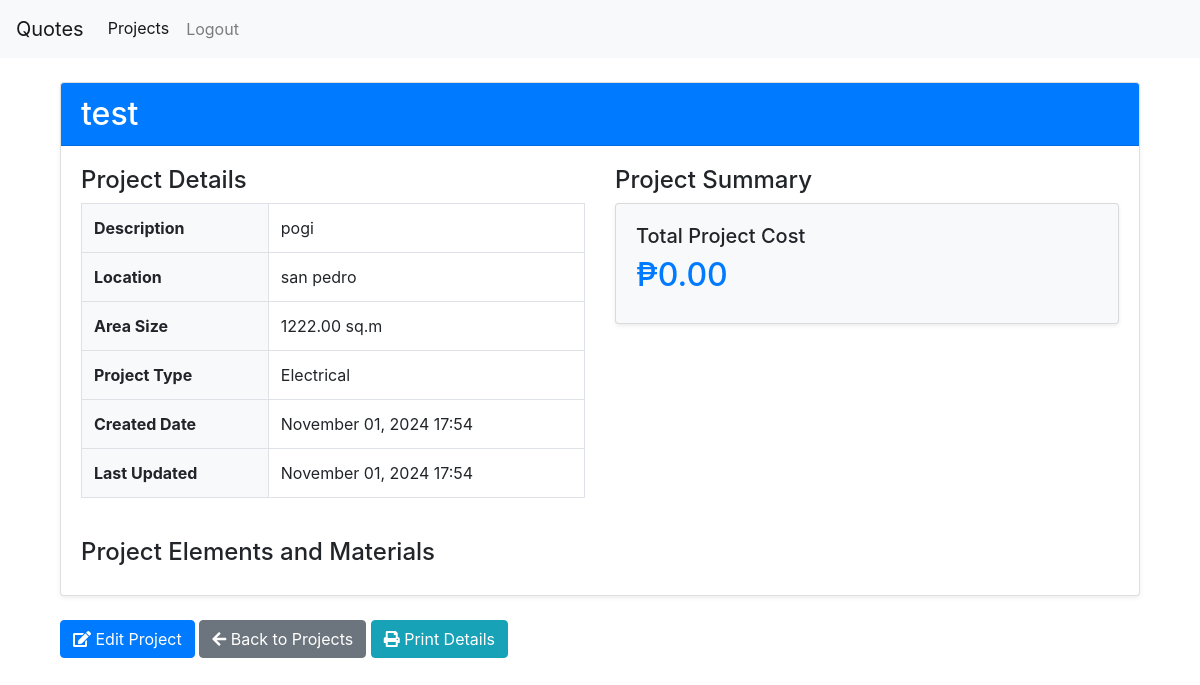
Screenshot of /quotes/projects/9/detail/ (signed in) with the database file from the repository.
### quotes/models.py (models this page shows, shortened)
class Project(models.Model):
    STATUS_CHOICES = (
        ('pending', 'Pending'),
        ('approved', 'Approved'),
        ('declined', 'Declined'),
        ('completed', 'Completed'),
    )
    PROJECT_TYPES = (
        ('framing', 'Framing'),
        ('window_and_door_installation', 'Window and Door Installation'),
        ('electrical', 'Electrical'),
        ('plumbing', 'Plumbing'),
    )
    PROJECT_ELEMENTS = (
        ('exterior_wall_framing', 'Exterior Wall Framing'),
        ('roof_framing', 'Roof Framing'),
        ('door_framing', 'Door Framing'),
        ('barn_door', 'Barn Door'),
        ('sliding_door', 'Sliding Door'),
        ('light_switches', 'Light Switches'),
        ('main_panel', 'Main Panel'),
        ('shower_fixture', 'Shower Fixture'),
        ('toilet_installation', 'Toilet Installation')
    )
    user = models.ForeignKey(User, on_delete=models.CASCADE)
    title = models.CharField(max_length=200)
    description = models.TextField(blank=True)
    location = models.CharField(max_length=200, blank=False)
    status = models.CharField(
        max_length=20,
        choices=STATUS_CHOICES,
        default='pending'
    )
    project_type = models.CharField(max_length=100, choices=PROJECT_TYPES)
    area_size = models.DecimalField(max_digits=10, decimal_places=2, help_text="Area size in square meters")
    project_element = models.CharField(max_length=100, choices=PROJECT_ELEMENTS)
    created_at = models.DateTimeField(auto_now_add=True)
    updated_at = models.DateTimeField(auto_now=True)
    class Meta:
        ordering = ['-created_at']

### quotes/views.py (the view, shortened to what this page needs)
# urls.py: path('projects/<int:project_id>/detail/', views.project_detail, name='project_detail'),
@login_required
@login_required
def project_detail(request, project_id):
    project = get_object_or_404(Project, id=project_id)
    project_elements = project.projectelement_set.prefetch_related(
        'materials')  # Adjust this line based on your actual related name
    elements_data = []
    total_project_cost = 0
    context = {
        'project': project,
        'elements_data': elements_data,
        'total_project_cost': total_project_cost
    }
    return render(request, 'quotes/project_detail.html', context)

### templates/quotes/project_detail.html (shortened to what this page needs)
{% extends 'core/base.html' %}
{% block content %}
<div class="container mt-4">
    <div class="card">
        <div class="card-header bg-primary text-white">
            <h2 class="mb-0">{{ project.title }}</h2>
        </div>
        <div class="card-body">
            <div class="row mb-4">
                <div class="col-md-6">
                    <h4>Project Details</h4>
                    <table class="table table-bordered">
                        <tr>
                            <th>Description</th>
                            <td>{{ project.description }}</td>
                        </tr>
                        <tr>
                            <th>Location</th>
                            <td>{{ project.location }}</td>
                        </tr>
                        <tr><tr>
                            <th>Area Size</th>
                            <td>{{ project.area_size }} sq.m</td>
                        </tr>
                        <tr>
                            <th>Project Type</th>
                            <td>{{ project.get_project_type_display }}</td>
                        </tr>
                        <tr>
                            <th>Created Date</th>
                            <td>{{ project.created_at|date:"F d, Y H:i" }}</td>
                        </tr>
                        <tr>
                            <th>Last Updated</th>
                            <td>{{ project.updated_at|date:"F d, Y H:i" }}</td>
                        </tr>
                    </table>
                </div>
                <div class="col-md-6">
                    <h4>Project Summary</h4>
                    <div class="card bg-light">
                        <div class="card-body">
                            <h5>Total Project Cost</h5>
                            <h2 class="text-primary">₱{{ total_project_cost|floatformat:2 }}</h2>
                        </div>
                    </div>
                </div>
            </div>
            <h4>Project Elements and Materials</h4>
        </div>
    </div>
    <div class="mt-4 mb-4">
        <a href="{% url 'edit_project' project.id %}" class="btn btn-primary">
            <i class="fas fa-edit"></i> Edit Project
        </a>
        <a href="{% url 'project_list' %}" class="btn btn-secondary">
            <i class="fas fa-arrow-left"></i> Back to Projects
        </a>
        <button onclick="window.print()" class="btn btn-info">
            <i class="fas fa-print"></i> Print Details
        </button>
    </div>
</div>
{% endblock %}

### templates/quotes/project_detail.html (style rules this page uses)
.table th { background-color: #f8f9fa; }
.card { box-shadow: 0 0.125rem 0.25rem rgba(0, 0, 0, 0.075); }

### rows the page displays
Project: title "test", description "pogi", location "san pedro", area_size "1222.00", project_type "Electrical", created_at "November 01, 2024 17:54", updated_at "November 01, 2024 17:54"

### other values shown
{{ total_project_cost|floatformat:2 }} "0.00"
